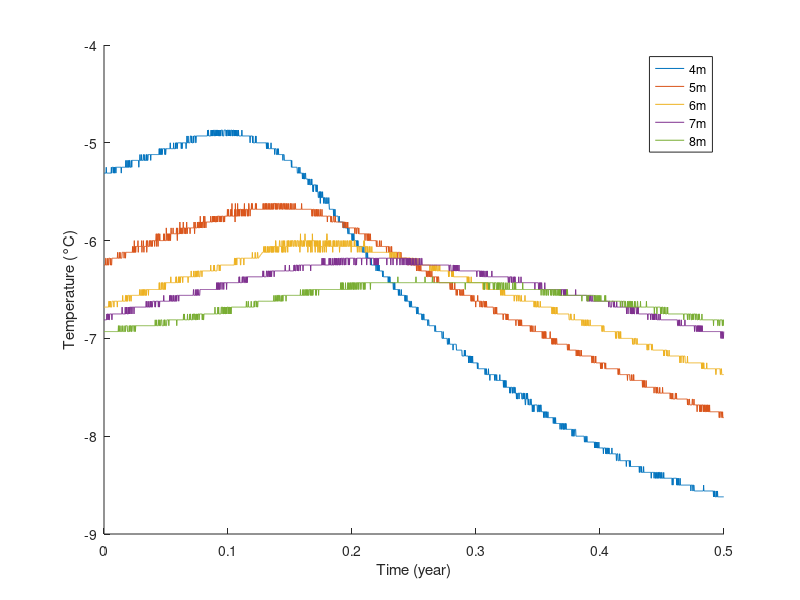
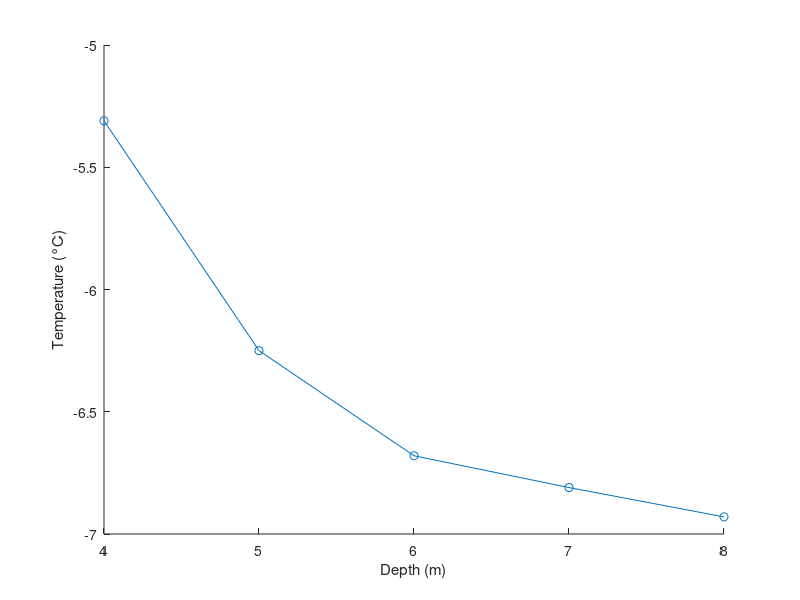
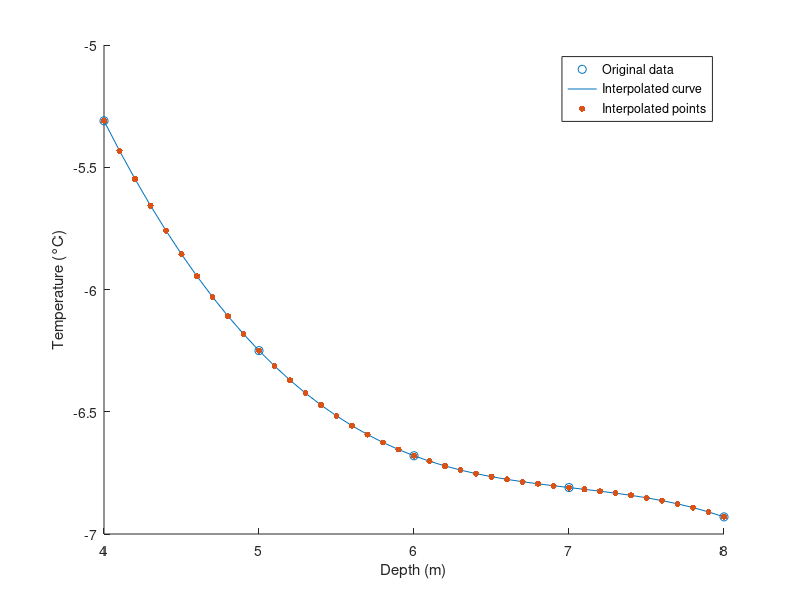

Write the MATLAB code that produced these figures, in order.
clear all;
clc;
close all;

load('DATASUB.mat')

% 插值到每10天的时刻

t_sub = t_sub-t_sub(:,1);

% 作图
figure
hold on
t_sub = t_sub;

plot(t_sub, Data_sub(:,1), '-')
plot(t_sub, Data_sub(:,2), '-')
plot(t_sub, Data_sub(:,3), '-')
plot(t_sub, Data_sub(:,4), '-')
plot(t_sub, Data_sub(:,5), '-')


legend("4m","5m","6m","7m","8m")
xlabel('Time (year)')
ylabel('Temperature (°C)')


depth = [4,5,6,7,8];
figure
hold on
plot(depth,Data_sub(1,:))
scatter(depth,Data_sub(1,:))
xlabel('Depth (m)')
ylabel('Temperature (°C)')



T0 = Data_sub(1,:);   % 初始时刻各深度温度

% 生成更密的深度点
depth_fine = 4:0.1:8;

% 线性插值
T0_fine = interp1(depth, T0, depth_fine, 'spline');

figure
hold on
scatter(depth, T0,"ro")
plot(depth_fine, T0_fine, '-')
scatter(depth_fine, T0_fine, 20, 'filled')

xlabel('Depth (m)')
ylabel('Temperature (°C)')
legend('Original data','Interpolated curve','Interpolated points')
